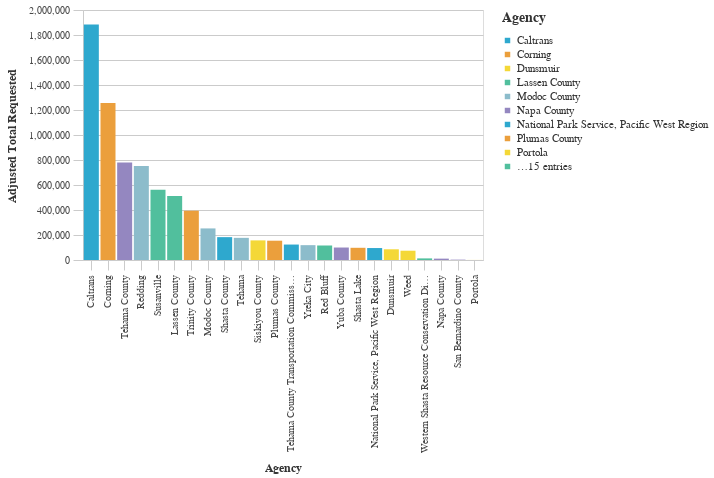

Notebook cell for this chart:
### Markdown cell above
### Average Total Requested Funds by Agency ($2021)

### Code cell
#Bar chart Average Total Requested Funds by Agency
chart4=(_dla_utils_reports.basic_bar_chart_no_save((((_dla_utils_reports.calculate_data_all(df, 'adjusted_total_requested', 'primary_agency_name', aggfunc="mean"))
                          >>arrange(-_.adjusted_total_requested)).head(30)
                        ), 'primary_agency_name','adjusted_total_requested', 'primary_agency_name', district
                          
                       ))
    
display(chart4)

### Figure 1 — Vega-Lite specification as saved in the notebook (floating-point values rounded to 4 significant figures)
{"config": {"view": {"continuousWidth": 400, "continuousHeight": 300}, "axis": {"domainColor": "#cbcbcb", "grid": true, "gridColor": "#cbcbcb", "gridWidth": 1, "labelColor": "#474747", "labelFont": "Nunito Sans", "labelFontSize": 10, "labelPadding": 4, "tickColor": "#cbcbcb", "tickSize": 10, "titleColor": "#333", "titleFont": "Raleway", "titleFontSize": 12, "titlePadding": 10}, "axisBand": {"grid": false}, "background": "white", "font": "Raleway", "header": {"labelFont": "Nunito Sans", "titleFont": "Raleway"}, "legend": {"labelColor": "#333", "labelFont": "Nunito Sans", "labelFontSize": 11, "labelLimit": 0, "padding": 1, "symbolSize": 30, "symbolType": "square", "titleColor": "#333", "titleFont": "Raleway", "titleFontSize": 14, "titlePadding": 10}, "title": {"anchor": "middle", "font": "Raleway", "fontSize": 18, "fontWeight": 300, "offset": 20}}, "data": {"name": "data-8d75b06c2ed2c75198a8ec817ad71395"}, "mark": "bar", "encoding": {"color": {"field": "primary_agency_name", "legend": {"symbolLimit": 10, "title": "Agency"}, "scale": {"range": ["#2EA8CE", "#EB9F3C", "#F4D837", "#51BF9D", "#8CBCCB", "#9487C0"]}, "type": "nominal"}, "tooltip": [{"field": "primary_agency_name", "type": "nominal"}, {"field": "adjusted_total_requested", "type": "quantitative"}], "x": {"field": "primary_agency_name", "sort": "-y", "title": "Agency", "type": "nominal"}, "y": {"field": "adjusted_total_requested", "title": "Adjusted Total Requested", "type": "quantitative"}}, "height": 250, "width": 400, "$schema": "https://vega.github.io/schema/vega-lite/v4.17.0.json", "datasets": {"data-8d75b06c2ed2c75198a8ec817ad71395": [{"primary_agency_name": "Caltrans", "adjusted_total_requested": 1884000.0}, {"primary_agency_name": "Corning", "adjusted_total_requested": 1255000.0}, {"primary_agency_name": "Tehama County", "adjusted_total_requested": 779800.0}, {"primary_agency_name": "Redding", "adjusted_total_requested": 752000.0}, {"primary_agency_name": "Susanville", "adjusted_total_requested": 562000.0}, {"primary_agency_name": "Lassen County", "adjusted_total_requested": 512300.0}, {"primary_agency_name": "Trinity County", "adjusted_total_requested": 394300.0}, {"primary_agency_name": "Modoc County", "adjusted_total_requested": 252600.0}, {"primary_agency_name": "Shasta County", "adjusted_total_requested": 182900.0}, {"primary_agency_name": "Tehama", "adjusted_total_requested": 177200.0}, {"primary_agency_name": "Siskiyou County", "adjusted_total_requested": 156900.0}, {"primary_agency_name": "Plumas County", "adjusted_total_requested": 154400.0}, {"primary_agency_name": "Tehama County Transportation Commission", "adjusted_total_requested": 123600.0}, {"primary_agency_name": "Yreka City", "adjusted_total_requested": 118700.0}, {"primary_agency_name": "Red Bluff", "adjusted_total_requested": 116000.0}, {"primary_agency_name": "Yuba County", "adjusted_total_requested": 99830.0}, {"primary_agency_name": "Shasta Lake", "adjusted_total_requested": 97650.0}, {"primary_agency_name": "National Park Service, Pacific West Region", "adjusted_total_requested": 95660.0}, {"primary_agency_name": "Dunsmuir", "adjusted_total_requested": 85650.0}, {"primary_agency_name": "Weed", "adjusted_total_requested": 74310.0}, {"primary_agency_name": "Western Shasta Resource Conservation District", "adjusted_total_requested": 12870.0}, {"primary_agency_name": "Napa County", "adjusted_total_requested": 10870.0}, {"primary_agency_name": "San Bernardino County", "adjusted_total_requested": 2830.0}, {"primary_agency_name": "Portola", "adjusted_total_requested": 440.2}]}}
